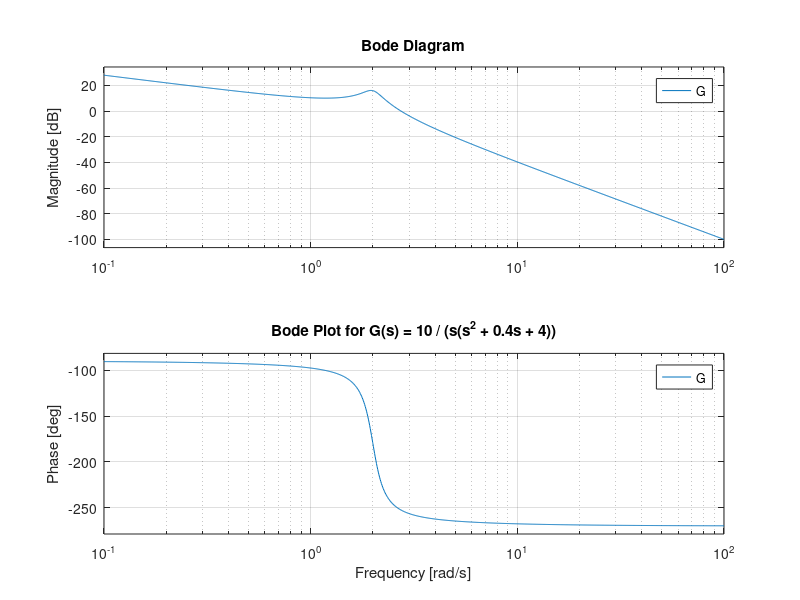
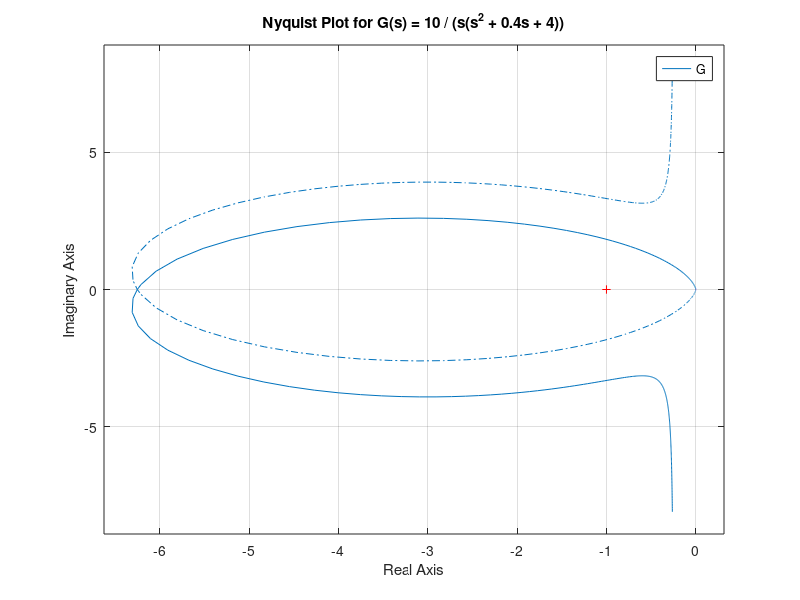

The MATLAB source for these figures, in order:
clear all;
close all;
clc;

s = tf('s');

numerator = 10;
denominator = s * (s^2 + 0.4*s + 4);
G = numerator / denominator;

% Plot the Bode plot
figure;
bode(G);
grid on;
title('Bode Plot for G(s) = 10 / (s(s^2 + 0.4s + 4))');

%%
% Plot the Nyquist plot
figure;
nyquist(G);
grid on;
title('Nyquist Plot for G(s) = 10 / (s(s^2 + 0.4s + 4))');
